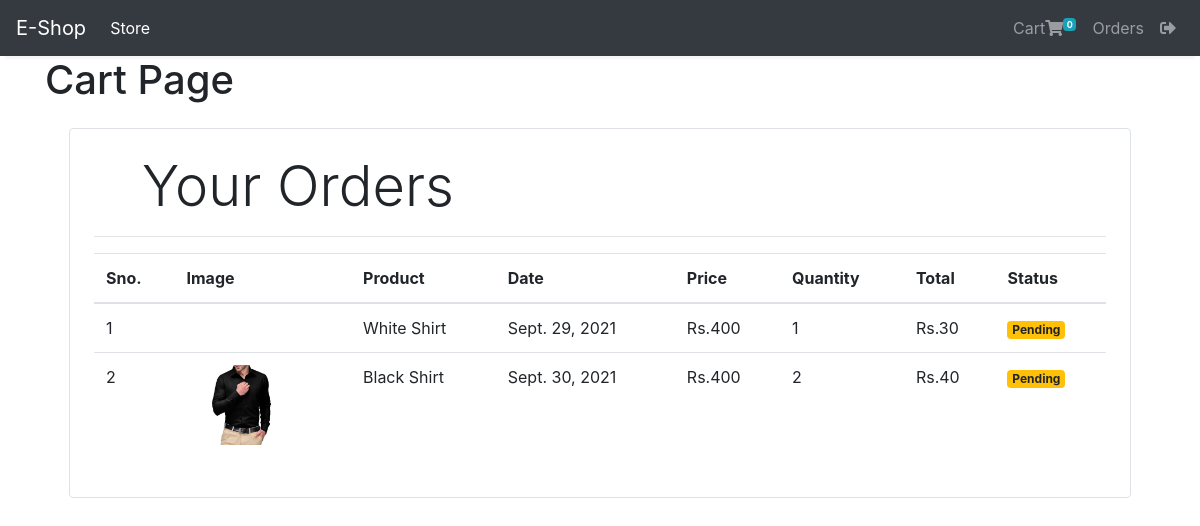
The app's page /orders (signed in) with its own data.
### store/models/orders.py (models this page shows, shortened)
class Order(models.Model):
    product = models.ForeignKey(Product, on_delete=models.CASCADE)
    customer = models.ForeignKey(Customer, on_delete=models.CASCADE)
    quantity = models.IntegerField(default=1)
    price = models.IntegerField()
    address = models.CharField(max_length=50, default='', blank=True)
    phone = models.CharField(max_length=50, default='', blank=True)
    date = models.DateField(default=datetime.datetime.today)
    status = models.BooleanField(default=False)
    @staticmethod
    def get_orders_by_customer(customer_id):
        return Order.objects.filter(customer=customer_id)

### store/models/product.py (models this page shows, shortened)
class Product(models.Model):
    name = models.CharField(max_length=50)
    price = models.IntegerField(default=0)
    description = models.CharField(max_length=200,default='', null=True, blank=True)
    image = models.ImageField(upload_to='uploads/products/')  # will create a folder called products and store file in it
    category = models.ForeignKey(Category, on_delete=models.CASCADE, default=1)

### store/middlewares/auth.py (the view)
    def middleware(request):
        returnUrl = request.META['PATH_INFO']
        if not request.session.get('customer'):
            return redirect(f'login?return_url={returnUrl}')
        response = get_response(request)
        return response

### store/templatetags/custom_filter.py (called while the page is built)
@register.filter(name='currency')
def currency(number):
    return "Rs." + str(number)

@register.filter(name="multiply")
def multiply(number, number1):
    return number * number1

### store/views/orders.py (called while the page is built)
    def get(self, request):
        customer = request.session.get('customer')
        orders = Order.get_orders_by_customer(customer)
        return render(request, 'orders.html', {'orders': orders})

### store/templates/orders.html
{% extends 'base.html' %}
{% block content %}
{% load cart %}
{% load custom_filter %}
<div class="container">
    <h1>Cart Page</h1>
    <div class="border rounded p-4 m-4">
        <p class="display-4 pl-4 ml-4">Your Orders</p>
        <hr>
        <table class="table">
            <thead>
                <tr>
                    <th>Sno.</th>
                    <th>Image</th>
                    <th>Product</th>
                    <th>Date</th>
                    <th>Price</th>
                    <th>Quantity</th>
                    <th>Total</th>
                    <th>Status</th>
                </tr>
            </thead>
            <tbody>
                {% for order in orders %}
                <tr>
                    <td>{{forloop.counter}}</td>
                    <td><img src="{{order.product.image.url}}" class="img-fluid ${3|rounded-top,rounded-right,rounded-bottom,rounded-left,
                        rounded-circle,|}" alt="" style="height: 80px;"></td>
                    <td>{{order.product.name}}</td>
                    <td>{{order.date}}</td>
                    <td>{{order.product.price|currency}}</td>
                    <td>{{order.quantity}}</td>
                    <td>{{order.quantity|multiply:order.price|currency}}</td>
                    {% if order.status %}
                    <td><small class="badge badge-success">Completed</small> </td>
                    {% else %}
                    <td><small class="badge badge-warning">Pending</small> </td>
                    {% endif %}
                </tr>
                {% endfor %}
            </tbody>
        </table>
    </div>
</div>
{% endblock %}

### records on screen
Order: product.name "White Shirt", date "Sept. 29, 2021", product.price "Rs.400", quantity "1", quantity|multiply "Rs.30", status "Pending"
Order: product.image (picture), product.name "Black Shirt", date "Sept. 30, 2021", product.price "Rs.400", quantity "2", quantity|multiply "Rs.40", status "Pending"

### other values on screen
{{ request.session.cart.keys|length }} "0"
